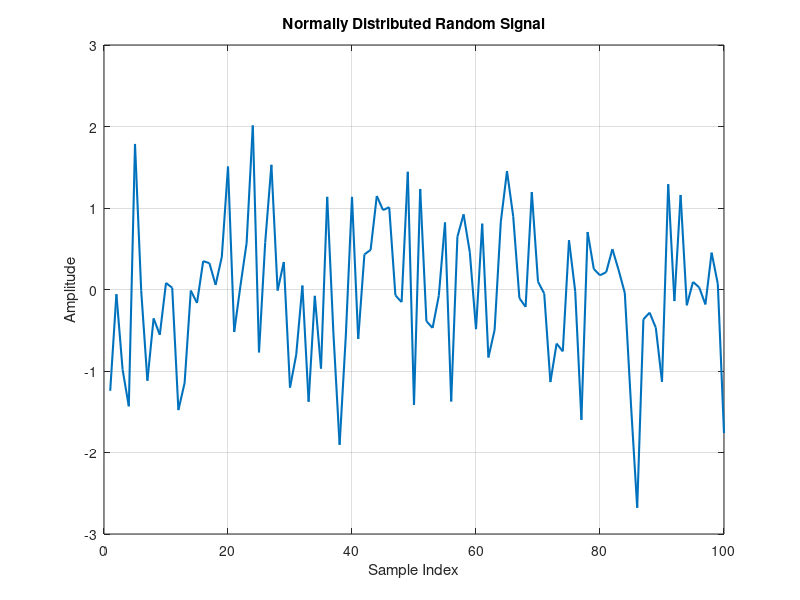

MATLAB code to generate this figure:
% Define the length of the signal
N = 100;

% Generate the random signal
random_signal = randn(1, N);

% Plot the random signal
plot(random_signal,'LineWidth',1.5);
title('Normally Distributed Random Signal');
xlabel('Sample Index');
ylabel('Amplitude');
grid on;
